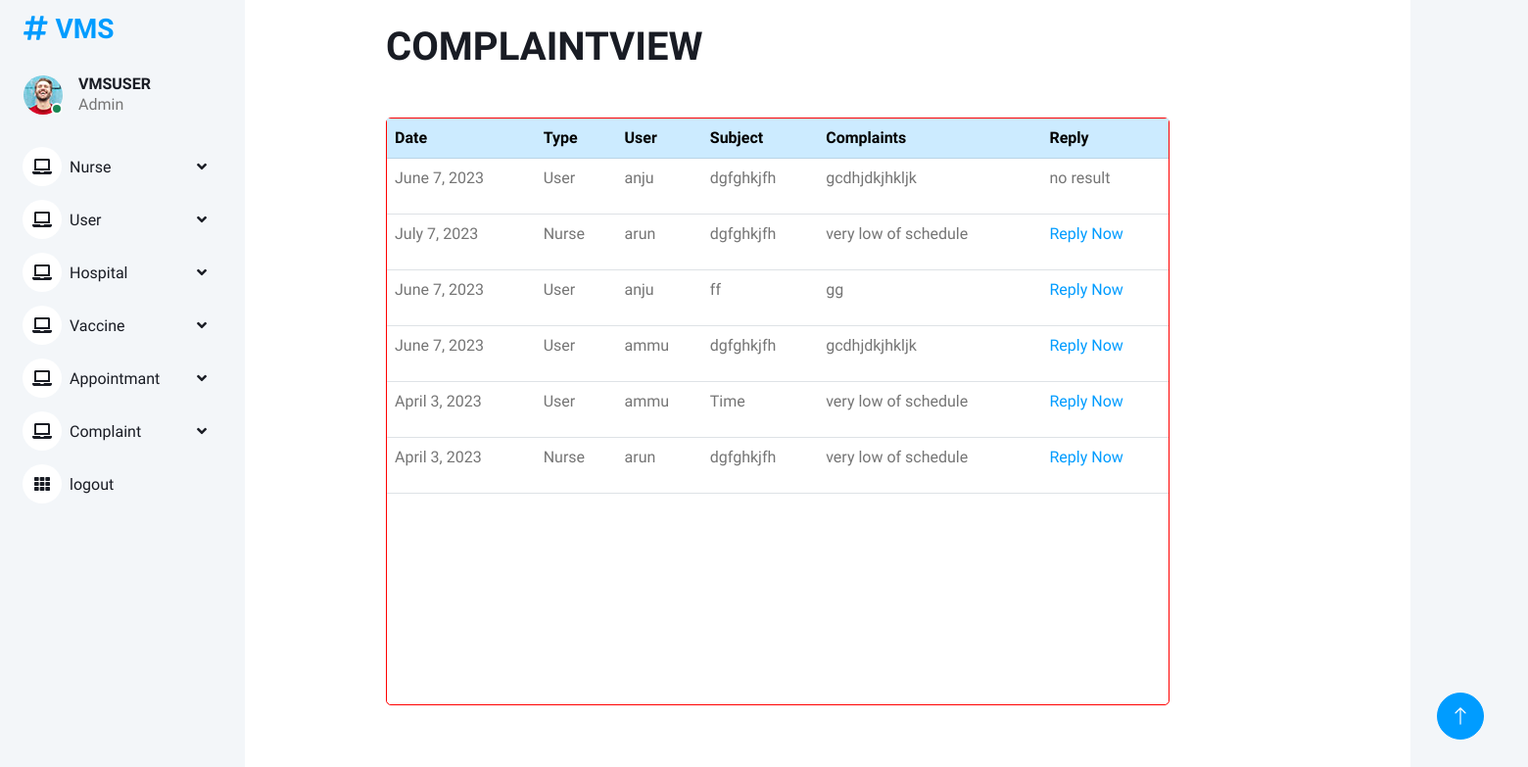
/complaint_viewall/, run on the app's committed database.
### vmsapp/models.py (models this page shows)
class Complaint(models.Model):
    type = models.ForeignKey(vaccination,on_delete=models.DO_NOTHING)
    subject =models.CharField(max_length=250)
    complaints =models.CharField(max_length=250)
    date =models.DateField()
    reply =models.CharField(max_length=250,blank=True,null=True)

class vaccination(AbstractUser):
    is_user=models.BooleanField(default=False)
    is_nurse=models.BooleanField(default=False)
    gender = models.CharField(max_length=300, null=True)
    childage= models.IntegerField(null=True,blank=True)
    childname= models.CharField(max_length=250)
    address= models.CharField(max_length=2000,null=True)
    name= models.CharField(max_length=250,null=True)
    hospital= models.CharField(max_length=2000,null=True)

### vmsapp/admin_views.py (the view)
# urls.py: path('complaint_viewall/',admin_views.complaint_viewall,name='complaint_viewall'),
def complaint_viewall(request):
    new = Complaint.objects.all()
    return render(request,'admintemp/complaint_view.html',{'new':new})

### templates/admintemp/complaint_view.html
{% extends 'admintemp/test.html' %}
{% load crispy_forms_tags %}
{% block content %}
<div class="col-12"><h1>COMPLAINTVIEW</h1></div>
<div class="card mx-auto mt-5
" style="width: 800px; height:600px; border:1px solid red"  >
<table class="table">
  <tbody>
  <tr class="table-primary">
    <th>Date</th>
    <th>Type</th>
    <th>User</th>
    <th>Subject</th>
    <th>Complaints</th>
    <th>Reply</th>
  </tr>
  {% for i in new %}
    <tr>
      <td>{{i.date}}</td>
      <td>{% if i.type.is_nurse == True %}
      <p>Nurse</p>
      {% elif i.type.is_user == True %}
      <p>User</p>
      {% endif %}
      </td>
      <td>{{i.type}}</td>
      <td>{{i.subject}}</td>
      <td>{{i.complaints}}</td>
      <td>
          {% if i.reply == None %}
          <a href="{% url 'reply_complaints' i.id %}">Reply Now</a>
          {% else %}
          {{i.reply}}
          {% endif %}
      </td>
    </tr>
    {% empty %}
  <tr>
    <td colspan="7"><h3>No Results Found</h3></td>
  </tr>
  {% endfor %}
  </tbody>
</table>
</div>
{% endblock %}

### static/Admindashboard/css/style.css (style rules this page uses)
:root { --primary: #009CFF; --light: #F3F6F9; --dark: #191C24; }

### data on the page
Complaint: date "June 7, 2023", shows "User", type "anju", subject "dgfghkjfh", complaints "gcdhjdkjhkljk", reply "no result"
Complaint: date "July 7, 2023", shows "Nurse", type "arun", subject "dgfghkjfh", complaints "very low of schedule", shows "Reply Now"
Complaint: date "June 7, 2023", shows "User", type "anju", subject "ff", complaints "gg", shows "Reply Now"
Complaint: date "June 7, 2023", shows "User", type "ammu", subject "dgfghkjfh", complaints "gcdhjdkjhkljk", shows "Reply Now"
Complaint: date "April 3, 2023", shows "User", type "ammu", subject "Time", complaints "very low of schedule", shows "Reply Now"
Complaint: date "April 3, 2023", shows "Nurse", type "arun", subject "dgfghkjfh", complaints "very low of schedule", shows "Reply Now"
